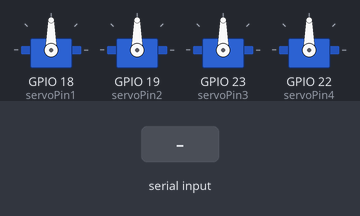
A sketch run on a simulated ESP32. Parts: 4 × servo. Inputs (shaded band) come from the test bench. What the sketch prints to the serial monitor is not drawn.

Above: at 1.2 s.
1.3 s: "TRIGGER,PLANT:\n" received over Serial
At 2.2 s:
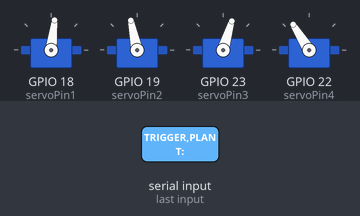
At 11.5 s:
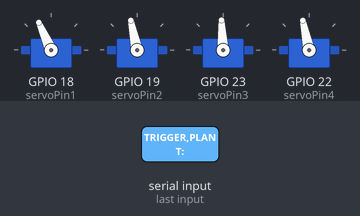
Timing chart, 0 to 13.0 s (numbered marks = the images above; inputs shaded):
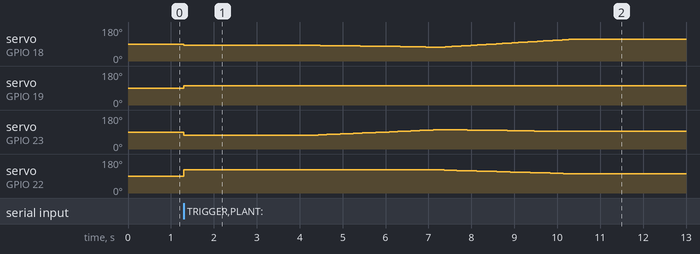

The sketch:

NPK_Robot_arm.ino
```cpp
#include <ESP32Servo.h>
#include <HardwareSerial.h>
#include <ModbusMaster.h>
#include <ArduinoJson.h>

// --- Configuration ---
#define MAX_PLANTS 10

// --- Pins ---
#define RS485_RX 26
#define RS485_TX 27
#define RE 2
#define DE 4
const int servoPin1 = 18, servoPin2 = 19, servoPin3 = 23, servoPin4 = 22;

// --- Servo timings ---
const int durationMs = 3000, updateMs = 1;

// --- Global objects ---
Servo s1, s2, s3, s4;
HardwareSerial mod(2);
ModbusMaster node;
int currentPos[4] = {1400,1600,1300,1800};

TaskHandle_t npkTaskHandle;
uint16_t npk_n = 0, npk_p = 0, npk_k = 0;
bool npk_data_ready = false;
bool modbusPaused = false;
int lastPlantID = 0;

// --- Sequence ---
const int leftSeq[5][4] = {
  {1400,1600,1300,1800}, // Starting
  {1300,1600,1600,1800}, // starting to work
  {1720,1600,1500,1600},// Working
  {1300,1600,1600,1800}, // Stopping WORK
  {1400,1600,1300,1800} // Stopping
};

void preTransmission() {
  digitalWrite(RE, HIGH);
  digitalWrite(DE, HIGH);
}
void postTransmission() {
  digitalWrite(RE, LOW);
  digitalWrite(DE, LOW);
}

void npkTask(void *pvParameters) {
  for (;;) {
    if (!modbusPaused) {
      uint8_t result = node.readHoldingRegisters(0x001E, 3);
      if (result == node.ku8MBSuccess) {
        npk_n = node.getResponseBuffer(0);
        npk_p = node.getResponseBuffer(1);
        npk_k = node.getResponseBuffer(2);
        Serial.printf("📊 N=%d, P=%d, K=%d\n", npk_n, npk_p, npk_k);
        npk_data_ready = true;
      } else {
        Serial.print("Modbus read failed. Code: "); Serial.println(result);
      }
    }
    delay(5000);
  }
}

void setup() {
  Serial.begin(115200);
  pinMode(RE, OUTPUT); pinMode(DE, OUTPUT);
  digitalWrite(RE, LOW); digitalWrite(DE, LOW);

  mod.begin(9600, SERIAL_8N1, RS485_RX, RS485_TX);
  node.begin(1, mod);
  node.preTransmission(preTransmission);
  node.postTransmission(postTransmission);

  s1.attach(servoPin1); s2.attach(servoPin2);
  s3.attach(servoPin3); s4.attach(servoPin4);

  xTaskCreatePinnedToCore(npkTask, "NPK Task", 2048, NULL, 1, &npkTaskHandle, 0);
}

void loop() {
  if (Serial.available()) {
    String line = Serial.readStringUntil('\n');
    line.trim();

    if (line.startsWith("TRIGGER,PLANT:")) {
      lastPlantID = line.substring(line.indexOf(":") + 1).toInt();
      Serial.printf("🟢 Trigger received for Plant %d\n", lastPlantID);
      runSequence(leftSeq, 5);
    }
  }
}

void runSequence(const int seq[][4], int steps) {
  StaticJsonDocument<128> deferredDoc;  // <-- Declare outside the loop

  for (int i = 0; i < steps; i++) {
    moveSmooth(currentPos, seq[i]);
    memcpy(currentPos, seq[i], sizeof(currentPos));

    if (i == 2) {
      delay(10000);  // Sampling delay
    }

    if (i == 3) {
      Serial.println("⏳ NPK data captured, deferring JSON send...");

      // 📝 Prepare JSON but don't send yet
      deferredDoc["plantID"] = lastPlantID;
      deferredDoc["N"] = lastPlantID * 100000 + npk_n;
      deferredDoc["P"] = npk_p;
      deferredDoc["K"] = npk_k;

      npk_data_ready = false;

      if (lastPlantID >= MAX_PLANTS) {
        StaticJsonDocument<64> doneDoc;
        doneDoc["status"] = "DONE";
        serializeJson(doneDoc, Serial);
        Serial.println();
        lastPlantID = 0;
      }
    }
  }

  // ✅ After loop (i == 5): now send the deferred JSON
  Serial.println("✅ Sending deferred NPK JSON:");
  serializeJson(deferredDoc, Serial);
  Serial.println();
}


void moveSmooth(const int *start, const int *dest) {
  int steps = durationMs / updateMs;
  float inc[4];
  for (int i = 0; i < 4; i++) inc[i] = float(dest[i] - start[i]) / steps;
  for (int st = 0; st <= steps; st++) {
    int cur[4];
    for (int i = 0; i < 4; i++) cur[i] = start[i] + int(inc[i] * st);
    uint32_t t0 = millis();
    while (millis() - t0 < updateMs) {
      s1.writeMicroseconds(cur[0]); s2.writeMicroseconds(cur[1]);
      s3.writeMicroseconds(cur[2]); s4.writeMicroseconds(cur[3]);
    }
  }
}
```

Measured:
- after the input at 1.3 s, servo on GPIO 18 (servoPin1): 90° → 83° at once, → 82° 3.2 s later, → 81° 0.30 s later, → 80° 0.30 s later, … (52 changes in this stretch); servo on GPIO 19 (servoPin2): 90° → 102° at once
